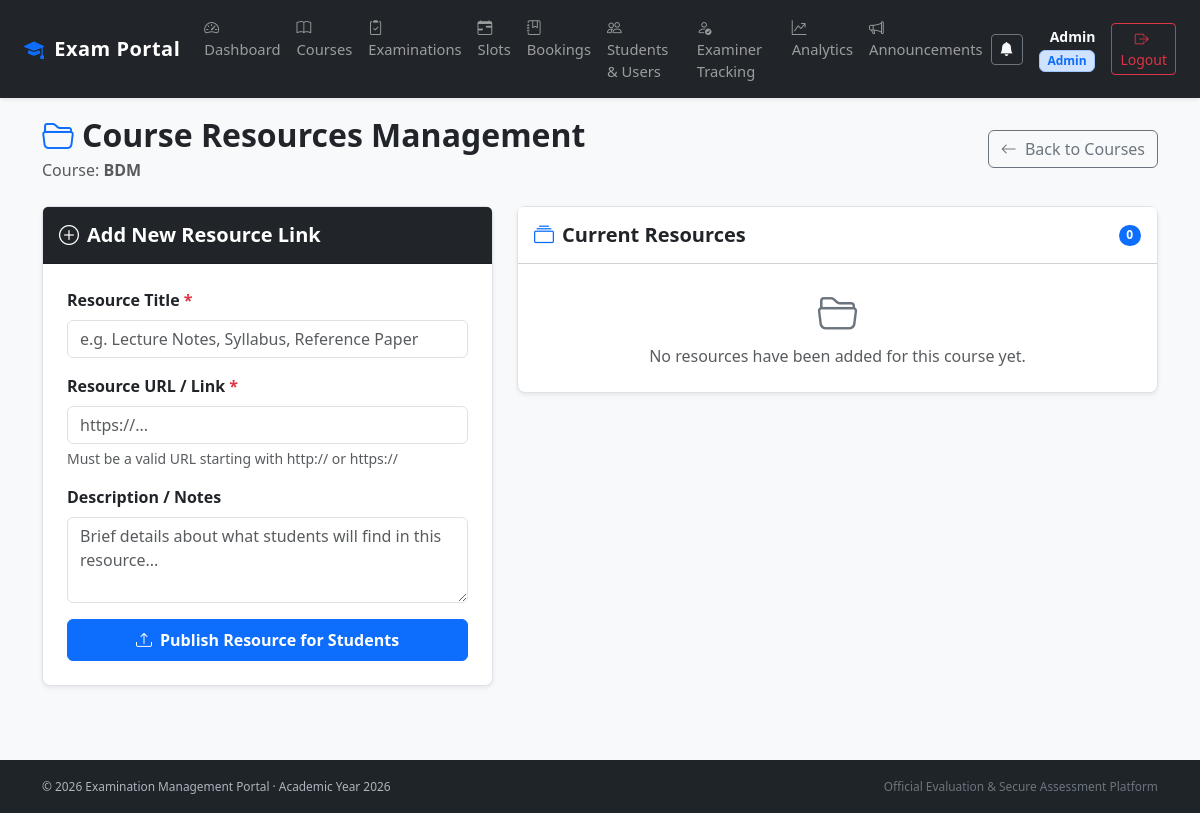
The app's page /course/1/resources (signed in), older data.
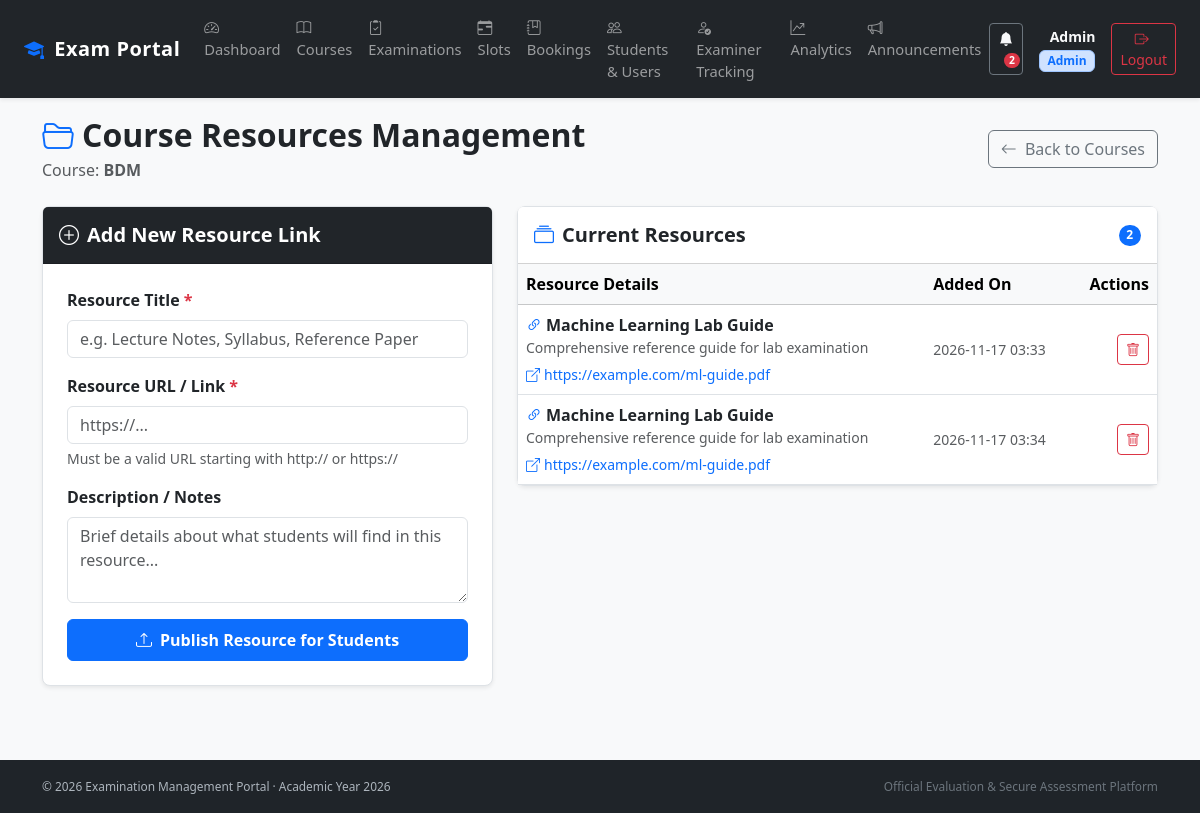
The same page, newer data.
### models.py (models this page shows, shortened)
class CourseResource(db.Model):
    id = db.Column(db.Integer, primary_key=True)
    course_id = db.Column(
        db.Integer, db.ForeignKey("course.id"), nullable=False
    )
    title = db.Column(db.String(200), nullable=False)
    url = db.Column(db.String(500), nullable=False)
    description = db.Column(db.String(500))
    created_at = db.Column(db.String(30))

### app.py (the view, shortened to what this page needs)
@app.route("/course/<int:course_id>/resources", methods=["GET", "POST"])
@role_required("Admin")
def course_resources(course_id):
    course = Course.query.get_or_404(course_id)
    return render_template("course_resources.html", course=course)

### app.py (called while the page is built)
@app.context_processor
def inject_global_data():
    unread_count = 0
    if "user_id" in session:
        try:
            unread_count = Notification.query.filter_by(
                user_id=session["user_id"], is_read=False
            ).count()
        except Exception:
            pass
    return dict(unread_notifications_count=unread_count)

def role_required(required_role):
    def decorator(function):
        @wraps(function)
        def wrapper(*args, **kwargs):
            if "user_id" not in session:
                return redirect(url_for("login"))
            user = User.query.get(session["user_id"])
            if user is None or not user.is_active:
                session.clear()
                return redirect(url_for("login"))
            if user.role != required_role:
                abort(403)
            if user.role == "Examiner" and not user.is_approved:
                session.clear()
                return redirect(url_for("login"))
            return function(*args, **kwargs)
        return wrapper
    return decorator

### templates/course_resources.html (shortened to what the changed rows need)
{% extends "base.html" %}
{% block content %}
<div class="container my-4">
    <div class="d-flex justify-content-between align-items-center mb-4 flex-wrap gap-2">
        <div>
            <h2 class="fw-bold mb-1"><i class="bi bi-folder2-open me-2 text-primary"></i>Course Resources Management</h2>
        </div>
    </div>
    <div class="row g-4">
        <div class="col-lg-7">
            <div class="card shadow-sm border">
                <div class="card-header bg-white py-3 d-flex justify-content-between align-items-center">
                    <h5 class="mb-0 fw-bold text-dark"><i class="bi bi-collection me-2 text-primary"></i>Current Resources</h5>
                    <span class="badge bg-primary rounded-pill">{{ course.resources|length }}</span>
                </div>
                <div class="card-body p-0">
                    {% if course.resources %}
                    <div class="table-responsive">
                        <table class="table table-hover align-middle mb-0">
                            <thead class="table-light">
                                <tr>
                                    <th>Resource Details</th>
                                    <th>Added On</th>
                                    <th class="text-end">Actions</th>
                                </tr>
                            </thead>
                            <tbody>
                                {% for r in course.resources %}
                                <tr>
                                    <td>
                                        <div class="fw-bold text-dark">
                                            <i class="bi bi-link-45deg text-primary me-1"></i>{{ r.title }}
                                        </div>
                                        {% if r.description %}
                                        <div class="small text-muted mb-1">{{ r.description }}</div>
                                        {% endif %}
                                        <a href="{{ r.url }}" target="_blank" class="small text-decoration-none text-primary">
                                            <i class="bi bi-box-arrow-up-right me-1"></i>{{ r.url }}
                                        </a>
                                    </td>
                                    <td class="small text-muted">{{ r.created_at or '-' }}</td>
                                    <td class="text-end">
                                        <form method="POST" action="{{ url_for('delete_course_resource', resource_id=r.id) }}" onsubmit="return confirm('Are you sure you want to delete this resource?');" style="display: inline;">
                                            <button type="submit" class="btn btn-outline-danger btn-sm">
                                                <i class="bi bi-trash"></i>
                                            </button>
                                        </form>
                                    </td>
                                </tr>
                                {% endfor %}
                            </tbody>
                        </table>
                    </div>
                    {% else %}
                    <div class="p-4 text-center text-muted">
                        <i class="bi bi-folder2-open display-6 d-block mb-2 text-secondary"></i>
                        <p class="mb-0">No resources have been added for this course yet.</p>
                    </div>
                    {% endif %}
                </div>
            </div>
        </div>
    </div>
</div>
{% endblock %}

Row changes from the older to the newer data that the page shows:
added CourseResource: title "Machine Learning Lab Guide", description "Comprehensive reference guide for lab examination", url "https://example.com/ml-guide.pdf", created_at "2026-11-17 03:33"
added CourseResource: title "Machine Learning Lab Guide", description "Comprehensive reference guide for lab examination", url "https://example.com/ml-guide.pdf", created_at "2026-11-17 03:34"
Text that changed along with them:
{{ unread_notifications_count }}: (not shown) → "2"
{{ course.resources|length }}: "0" → "2"
text no longer shown: "No resources have been added for this course yet."
text now shown: "Resource Details Added On Actions"
